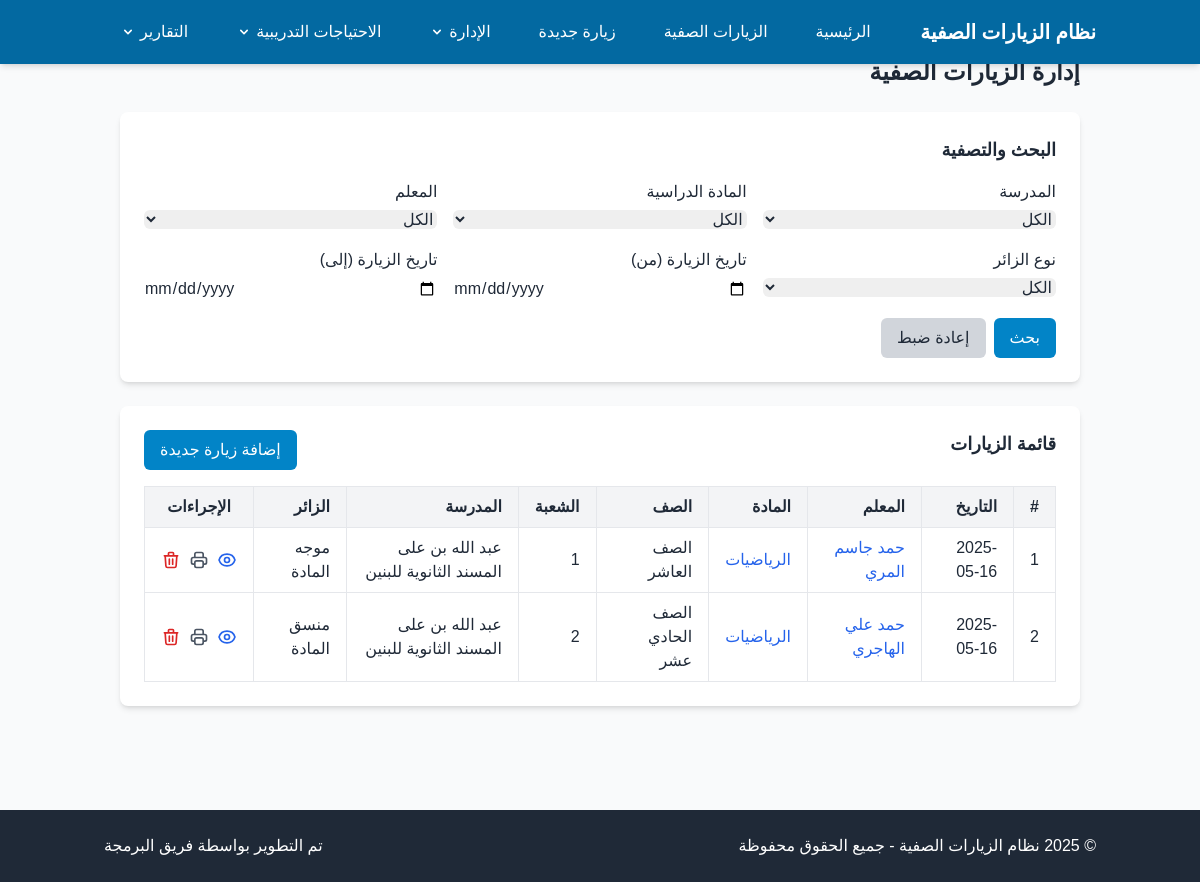
/visits.php, run on an earlier commit of the app's database.
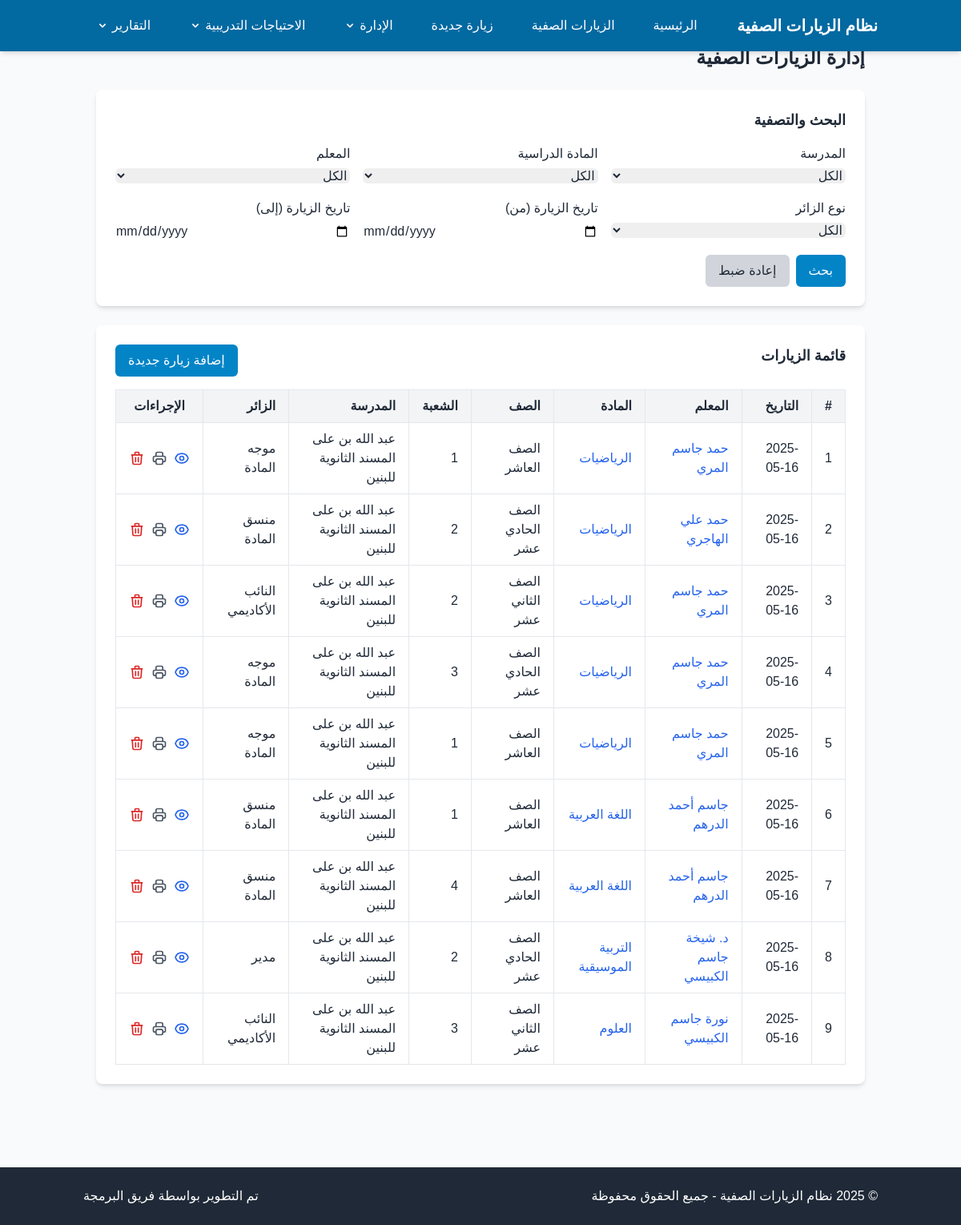
And on a later commit of the database.
### tables this page shows
CREATE TABLE `visits` (
  `id` int NOT NULL,
  `school_id` int NOT NULL,
  `teacher_id` int NOT NULL,
  `subject_id` int NOT NULL,
  `grade_id` int NOT NULL,
  `section_id` int NOT NULL,
  `level_id` int NOT NULL,
  `visitor_type_id` int NOT NULL,
  `visitor_person_id` int DEFAULT NULL,
  `visit_date` date NOT NULL,
  `academic_year_id` int DEFAULT NULL,
  `visit_type` enum('full','partial') NOT NULL DEFAULT 'full',
  `attendance_type` enum('physical','remote','hybrid') NOT NULL DEFAULT 'physical',
  `has_lab` tinyint(1) NOT NULL DEFAULT '0',
  `general_notes` text,
  `recommendation_notes` text,
  `appreciation_notes` text,
  `total_score` decimal(5,2) DEFAULT NULL,
  `created_at` timestamp NULL DEFAULT CURRENT_TIMESTAMP,
  `updated_at` timestamp NULL DEFAULT CURRENT_TIMESTAMP ON UPDATE CURRENT_TIMESTAMP
);

CREATE TABLE `teachers` (
  `id` int NOT NULL,
  `name` varchar(255) NOT NULL,
  `personal_id` varchar(20) NOT NULL,
  `email` varchar(255) DEFAULT NULL,
  `job_title` varchar(50) NOT NULL DEFAULT '????????',
  `phone` varchar(20) DEFAULT NULL,
  `school_id` int NOT NULL,
  `created_at` timestamp NULL DEFAULT CURRENT_TIMESTAMP,
  `updated_at` timestamp NULL DEFAULT CURRENT_TIMESTAMP ON UPDATE CURRENT_TIMESTAMP
);

CREATE TABLE `subjects` (
  `id` int NOT NULL,
  `name` varchar(255) NOT NULL,
  `school_id` int DEFAULT NULL,
  `is_school_specific` tinyint(1) NOT NULL DEFAULT '0',
  `is_active` tinyint(1) NOT NULL DEFAULT '1',
  `created_by` int DEFAULT NULL,
  `updated_by` int DEFAULT NULL,
  `created_at` timestamp NULL DEFAULT CURRENT_TIMESTAMP,
  `updated_at` timestamp NULL DEFAULT CURRENT_TIMESTAMP ON UPDATE CURRENT_TIMESTAMP
);

CREATE TABLE `grades` (
  `id` int NOT NULL,
  `name` varchar(255) NOT NULL,
  `level_id` int NOT NULL,
  `created_at` timestamp NULL DEFAULT CURRENT_TIMESTAMP,
  `updated_at` timestamp NULL DEFAULT CURRENT_TIMESTAMP ON UPDATE CURRENT_TIMESTAMP
);

CREATE TABLE `sections` (
  `id` int NOT NULL,
  `name` varchar(255) NOT NULL,
  `grade_id` int NOT NULL,
  `school_id` int NOT NULL,
  `created_at` timestamp NULL DEFAULT CURRENT_TIMESTAMP,
  `updated_at` timestamp NULL DEFAULT CURRENT_TIMESTAMP ON UPDATE CURRENT_TIMESTAMP
);

CREATE TABLE `schools` (
  `id` int NOT NULL,
  `name` varchar(255) NOT NULL,
  `phone` varchar(20) DEFAULT NULL,
  `created_at` timestamp NULL DEFAULT CURRENT_TIMESTAMP,
  `updated_at` timestamp NULL DEFAULT CURRENT_TIMESTAMP ON UPDATE CURRENT_TIMESTAMP,
  `school_code` varchar(20) DEFAULT NULL,
  `email` varchar(255) DEFAULT NULL,
  `address` text,
  `logo` varchar(255) DEFAULT NULL
);

CREATE TABLE `visitor_types` (
  `id` int NOT NULL,
  `name` varchar(255) NOT NULL,
  `created_at` timestamp NULL DEFAULT CURRENT_TIMESTAMP,
  `updated_at` timestamp NULL DEFAULT CURRENT_TIMESTAMP ON UPDATE CURRENT_TIMESTAMP
);

### includes/db_connection.php (called while the page is built, shortened)
<?php
$dsn = "mysql:host=" . DB_HOST . ";dbname=" . DB_NAME . ";charset=" . DB_CHARSET;
$options = [
    PDO::ATTR_ERRMODE            => PDO::ERRMODE_EXCEPTION,
    PDO::ATTR_DEFAULT_FETCH_MODE => PDO::FETCH_ASSOC,
    PDO::ATTR_EMULATE_PREPARES   => false,
];
try {
    $pdo = new PDO($dsn, DB_USER, DB_PASS, $options);
    $pdo->exec("SET NAMES utf8mb4");
    $pdo->exec("SET CHARACTER SET utf8mb4");
    $pdo->exec("SET collation_connection = utf8mb4_unicode_ci");
} catch (PDOException $e) {
    die("فشل الاتصال بقاعدة البيانات: " . $e->getMessage());
}
function query($sql, $params = []) {
    global $pdo;
    $stmt = $pdo->prepare($sql);
    $stmt->execute($params);
    return $stmt->fetchAll();
}

### visits.php (the view, shortened to what this page needs)
<?php
require_once 'includes/db_connection.php';
require_once 'includes/header.php';
$items_per_page = 10;
$current_page = isset($_GET['page']) ? max(1, intval($_GET['page'])) : 1;
$offset = ($current_page - 1) * $items_per_page;
$search_params = [];
$visits_sql = "
    SELECT
        v.id,
        v.visit_date,
        t.id AS teacher_id,
        t.name AS teacher_name,
        s.name AS school_name,
        vt.name AS visitor_type,
        g.name AS grade_name,
        sec.name AS section_name,
        subj.id AS subject_id,
        subj.name AS subject_name
    FROM
        visits v
    JOIN
        teachers t ON v.teacher_id = t.id
    JOIN
        schools s ON v.school_id = s.id
    JOIN
        visitor_types vt ON v.visitor_type_id = vt.id
    JOIN
        grades g ON v.grade_id = g.id
    JOIN
        sections sec ON v.section_id = sec.id
    JOIN
        subjects subj ON v.subject_id = subj.id
";
try {
    $visits = query($visits_sql, $search_params);
} catch (Exception $e) {
    $visits = [];
    $alert_message = show_alert('حدث خطأ أثناء استرجاع البيانات: ' . $e->getMessage(), 'error');
}
?>
<div class="container mx-auto px-4 py-8">
    <h1 class="text-2xl font-bold mb-6">إدارة الزيارات الصفية</h1>
    <div class="bg-white rounded-lg shadow-md p-6 mb-6">
        <h2 class="text-lg font-semibold mb-4">البحث والتصفية</h2>
        <form action="" method="get" class="space-y-4">
            <div class="grid grid-cols-1 md:grid-cols-3 gap-4">
                <div>
                    <label for="school_id" class="block mb-1">المدرسة</label>
                    <select id="school_id" name="school_id" class="w-full border-gray-300 rounded-md">
                        <option value="0">الكل</option>
                    </select>
                </div>
                <div>
                    <label for="subject_id" class="block mb-1">المادة الدراسية</label>
                    <select id="subject_id" name="subject_id" class="w-full border-gray-300 rounded-md">
                        <option value="0">الكل</option>
                    </select>
                </div>
                <div>
                    <label for="teacher_id" class="block mb-1">المعلم</label>
                    <select id="teacher_id" name="teacher_id" class="w-full border-gray-300 rounded-md">
                        <option value="0">الكل</option>
                    </select>
                </div>
            </div>
            <div class="grid grid-cols-1 md:grid-cols-3 gap-4">
                <div>
                    <label for="visitor_type_id" class="block mb-1">نوع الزائر</label>
                    <select id="visitor_type_id" name="visitor_type_id" class="w-full border-gray-300 rounded-md">
                        <option value="0">الكل</option>
                    </select>
                </div>
                <div>
                    <label for="visit_date_from" class="block mb-1">تاريخ الزيارة (من)</label>
                    <input type="date" id="visit_date_from" name="visit_date_from" class="w-full border-gray-300 rounded-md"
                           value="<?= isset($_GET['visit_date_from']) ? htmlspecialchars($_GET['visit_date_from']) : '' ?>">
                </div>
                <div>
                    <label for="visit_date_to" class="block mb-1">تاريخ الزيارة (إلى)</label>
                    <input type="date" id="visit_date_to" name="visit_date_to" class="w-full border-gray-300 rounded-md"
                           value="<?= isset($_GET['visit_date_to']) ? htmlspecialchars($_GET['visit_date_to']) : '' ?>">
                </div>
            </div>
            <div class="flex items-end">
                <button type="submit" class="bg-primary-600 text-white px-4 py-2 rounded-md hover:bg-primary-700 transition-colors">
                    بحث
                </button>
                <a href="visits.php" class="bg-gray-300 text-gray-800 px-4 py-2 rounded-md hover:bg-gray-400 transition-colors mr-2">
                    إعادة ضبط
                </a>
            </div>
        </form>
    </div>
    <div class="bg-white rounded-lg shadow-md p-6">
        <div class="flex justify-between mb-4">
            <h2 class="text-lg font-semibold">قائمة الزيارات</h2>
            <a href="evaluation_form.php" class="bg-primary-600 text-white px-4 py-2 rounded-md hover:bg-primary-700 transition-colors">
                إضافة زيارة جديدة
            </a>
        </div>
        <?php if (empty($visits)): ?>
            <p class="text-gray-500">لا توجد زيارات مسجلة.</p>
        <?php else: ?>
            <div class="overflow-x-auto">
                <table class="min-w-full border-collapse">
                    <thead>
                        <tr class="bg-gray-100">
                            <th class="px-4 py-2 border text-right">#</th>
                            <th class="px-4 py-2 border text-right">التاريخ</th>
                            <th class="px-4 py-2 border text-right">المعلم</th>
                            <th class="px-4 py-2 border text-right">المادة</th>
                            <th class="px-4 py-2 border text-right">الصف</th>
                            <th class="px-4 py-2 border text-right">الشعبة</th>
                            <th class="px-4 py-2 border text-right">المدرسة</th>
                            <th class="px-4 py-2 border text-right">الزائر</th>
                            <th class="px-4 py-2 border text-center">الإجراءات</th>
                        </tr>
                    </thead>
                    <tbody>
                        <?php foreach ($visits as $index => $visit): ?>
                            <tr class="hover:bg-gray-50">
                                <td class="px-4 py-2 border"><?= $offset + $index + 1 ?></td>
                                <td class="px-4 py-2 border"><?= date('Y-m-d', strtotime($visit['visit_date'])) ?></td>
                                <td class="px-4 py-2 border">
                                    <a href="class_performance_report.php?teacher_id=<?= $visit['teacher_id'] ?>" class="text-blue-600 hover:text-blue-800">
                                        <?= htmlspecialchars($visit['teacher_name']) ?>
                                    </a>
                                </td>
                                <td class="px-4 py-2 border">
                                    <a href="subject_performance_report.php?subject_id=<?= $visit['subject_id'] ?>" class="text-blue-600 hover:text-blue-800">
                                        <?= htmlspecialchars($visit['subject_name']) ?>
                                    </a>
                                </td>
                                <td class="px-4 py-2 border"><?= htmlspecialchars($visit['grade_name']) ?></td>
                                <td class="px-4 py-2 border"><?= htmlspecialchars($visit['section_name']) ?></td>
                                <td class="px-4 py-2 border"><?= htmlspecialchars($visit['school_name']) ?></td>
                                <td class="px-4 py-2 border"><?= htmlspecialchars($visit['visitor_type']) ?></td>
                                <td class="px-4 py-2 border text-center">
                                    <div class="flex space-x-2 space-x-reverse">
                                        <a href="view_visit.php?id=<?= $visit['id'] ?>" class="text-blue-600 hover:text-blue-800" title="عرض">
                                        </a>
                                        <a href="print_visit.php?id=<?= $visit['id'] ?>" class="text-gray-600 hover:text-gray-800" title="طباعة">
                                        </a>
                                        <a href="delete_visit.php?id=<?= $visit['id'] ?>" class="text-red-600 hover:text-red-800"
                                           onclick="return confirm('هل أنت متأكد من حذف هذه الزيارة؟');" title="حذف">
                                            <svg xmlns="http://www.w3.org/2000/svg" class="h-5 w-5" fill="none" viewBox="0 0 24 24" stroke="currentColor">
                                                <path stroke-linecap="round" stroke-linejoin="round" stroke-width="2" d="M19 7l-.867 12.142A2 2 0 0116.138 21H7.862a2 2 0 01-1.995-1.858L5 7m5 4v6m4-6v6m1-10V4a1 1 0 00-1-1h-4a1 1 0 00-1 1v3M4 7h16" />
                                            </svg>
                                        </a>
                                    </div>
                                </td>
                            </tr>
                        <?php endforeach; ?>
                    </tbody>
                </table>
            </div>
        <?php endif; ?>
    </div>
</div>
<?php
require_once 'includes/footer.php';
?>

### includes/header.php (shortened to what this page needs)
<?php
require_once 'includes/db_connection.php';
?>
<!DOCTYPE html>
<html lang="ar" dir="rtl">
<head>
    <script src="https://cdn.tailwindcss.com"></script>
</head>
<body class="bg-gray-50 text-gray-800" x-data="{ reportsOpen: false }">
<nav class="bg-primary-700 fixed top-0 left-0 right-0 z-50 shadow-md">
    <div class="container mx-auto px-4">
        <div class="flex items-center justify-between h-16">
            <div class="flex items-center">
                <a href="index.php" class="text-white font-bold text-xl">نظام الزيارات الصفية</a>
            </div>
            <div class="block">
                <div class="flex items-center space-x-4 space-x-reverse">
                    <a href="index.php" class="<?= $current_page == 'index.php' ? 'bg-primary-800 text-white' : 'hover:bg-primary-600 text-white' ?> px-4 py-2 rounded-md">
                        الرئيسية
                    </a>
                    <a href="visits.php" class="<?= $current_page == 'visits.php' ? 'bg-primary-800 text-white' : 'hover:bg-primary-600 text-white' ?> px-4 py-2 rounded-md">
                        الزيارات الصفية
                    </a>
                    <a href="evaluation_form.php" class="<?= $current_page == 'evaluation_form.php' ? 'bg-primary-800 text-white' : 'hover:bg-primary-600 text-white' ?> px-4 py-2 rounded-md">
                        زيارة جديدة
                    </a>
                    <div class="relative group">
    <button class="text-white px-4 py-2 rounded-md flex items-center hover:bg-primary-600">
        الإدارة
        <svg class="mr-1 h-4 w-4" fill="currentColor" viewBox="0 0 20 20">
            <path fill-rule="evenodd" d="M5.293 7.293a1 1 0 011.414 0L10 10.586l3.293-3.293a1 1 0 111.414 1.414l-4 4a1 1 0 01-1.414 0l-4-4a1 1 0 010-1.414z" clip-rule="evenodd"></path>
        </svg>
    </button>
</div>
                    <div class="relative group">
                        <button class="text-white px-4 py-2 rounded-md flex items-center hover:bg-primary-600">
                            الاحتياجات التدريبية
                            <svg class="mr-1 h-4 w-4" fill="currentColor" viewBox="0 0 20 20">
                                <path fill-rule="evenodd" d="M5.293 7.293a1 1 0 011.414 0L10 10.586l3.293-3.293a1 1 0 111.414 1.414l-4 4a1 1 0 01-1.414 0l-4-4a1 1 0 010-1.414z" clip-rule="evenodd"></path>
                            </svg>
                        </button>
                    </div>
                    <div class="relative group">
                        <button class="text-white px-4 py-2 rounded-md flex items-center hover:bg-primary-600">
                            التقارير
                            <svg class="mr-1 h-4 w-4" fill="currentColor" viewBox="0 0 20 20">
                                <path fill-rule="evenodd" d="M5.293 7.293a1 1 0 011.414 0L10 10.586l3.293-3.293a1 1 0 111.414 1.414l-4 4a1 1 0 01-1.414 0l-4-4a1 1 0 010-1.414z" clip-rule="evenodd"></path>
                            </svg>
                        </button>
                    </div>
                </div>
            </div>
        </div>
    </div>
</nav>
<main class="container mx-auto py-6 px-4">

### includes/footer.php (shortened to what this page needs)
    </main>
    <footer class="bg-gray-800 text-white py-6 mt-12">
        <div class="container mx-auto px-4">
            <div class="flex flex-col md:flex-row justify-between items-center">
                <div class="mb-4 md:mb-0">
                    <p>&copy; <?= date('Y') ?> نظام الزيارات الصفية - جميع الحقوق محفوظة</p>
                </div>
                <div>
                    <p>تم التطوير بواسطة فريق البرمجة</p>
                </div>
            </div>
        </div>
    </footer>
</body>
</html><?php

### includes/header.php (style rules this page uses)
body { font-family: 'Tajawal', sans-serif; background-color: #f9fafb; margin: 0; padding: 0; margin-top: 65px; }

What changed in the data, as far as the page shows it:
added visits: index "3", visit_date "2025-05-16", teacher.name "حمد جاسم المري", subject.name "الرياضيات", grade.name "الصف الثاني عشر", section.name "2", school.name "عبد الله بن على المسند الثانوية للبنين", visitor_type.name "النائب الأكاديمي"
added visits: index "4", visit_date "2025-05-16", teacher.name "حمد جاسم المري", subject.name "الرياضيات", grade.name "الصف الحادي عشر", section.name "3", school.name "عبد الله بن على المسند الثانوية للبنين", visitor_type.name "موجه المادة"
added visits: index "5", visit_date "2025-05-16", teacher.name "حمد جاسم المري", subject.name "الرياضيات", grade.name "الصف العاشر", section.name "1", school.name "عبد الله بن على المسند الثانوية للبنين", visitor_type.name "موجه المادة"
added visits: index "6", visit_date "2025-05-16", teacher.name "جاسم أحمد الدرهم", subject.name "اللغة العربية", grade.name "الصف العاشر", section.name "1", school.name "عبد الله بن على المسند الثانوية للبنين", visitor_type.name "منسق المادة"
added visits: index "7", visit_date "2025-05-16", teacher.name "جاسم أحمد الدرهم", subject.name "اللغة العربية", grade.name "الصف العاشر", section.name "4", school.name "عبد الله بن على المسند الثانوية للبنين", visitor_type.name "منسق المادة"
added visits: index "8", visit_date "2025-05-16", teacher.name "د. شيخة جاسم الكبيسي", subject.name "التربية الموسيقية", grade.name "الصف الحادي عشر", section.name "2", school.name "عبد الله بن على المسند الثانوية للبنين", visitor_type.name "مدير"
added visits: index "9", visit_date "2025-05-16", teacher.name "نورة جاسم الكبيسي", subject.name "العلوم", grade.name "الصف الثاني عشر", section.name "3", school.name "عبد الله بن على المسند الثانوية للبنين", visitor_type.name "النائب الأكاديمي"
